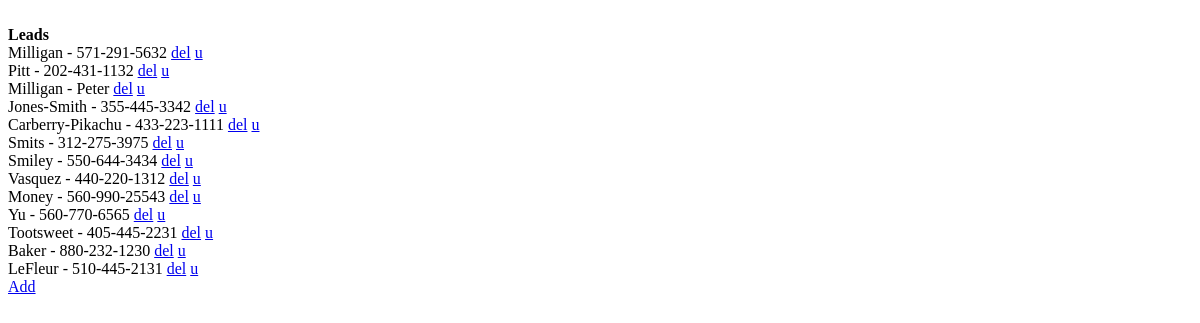
Before: /helloworld.php with the older database file.
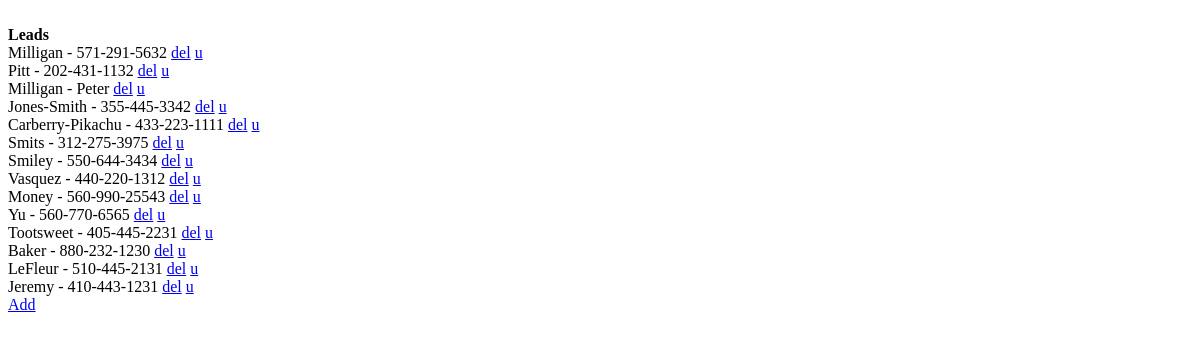
After: the same page with the newer database file.
### tables this page shows
CREATE TABLE leads(id INTEGER PRIMARY KEY,company,lastname,firstname,email,phone,created_at);

### helloworld.php (the view, shortened to what this page needs)
<html>
<body>
<br>
<?php
$db = new SQLite3('./db/test.db');
$results = $db->query('SELECT id, lastname, phone FROM leads');
echo "<b>Leads</b><br>";
while ($row = $results->fetchArray()) {
	$id = $row['id'];
  	$name = $row['lastname'];
  	$phone = $row['phone'];
	echo "$name - $phone  <a href=\"helloworld_d.php?id=$id\">del</a> <a href=\"helloworld_u.php?id=$id\">u</a> <br>";
  }
?>
<a href="helloworld_i.html">Add</a>
</body>
</html>

Changed rows visible on the page:
added leads: lastname "Jeremy", phone "410-443-1231"
